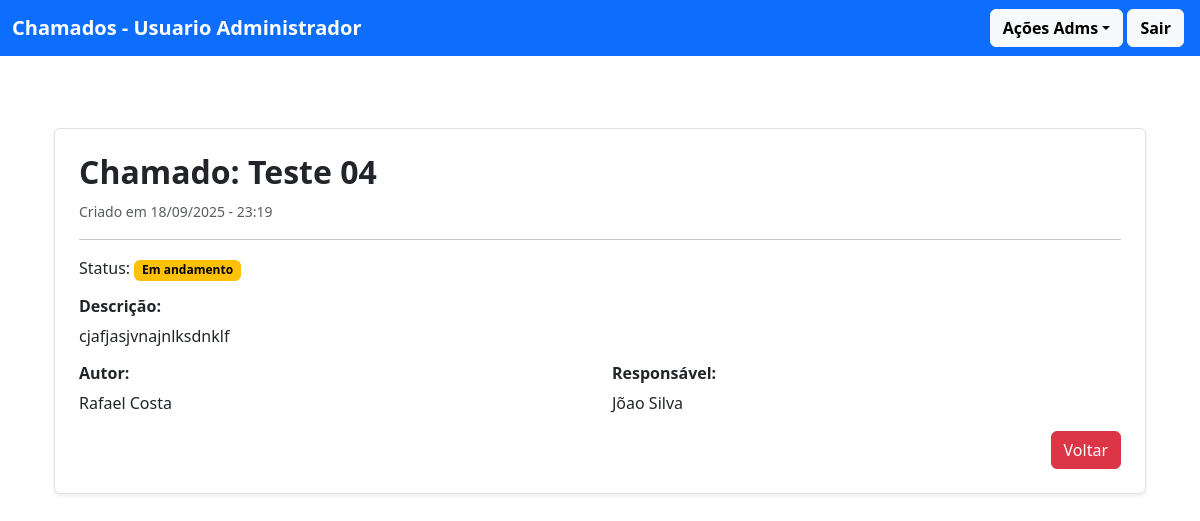
/ver_detalhes/4 (signed in), run on the app's committed database.
### chamado/models.py (models this page shows, shortened)
class Chamado(models.Model):
    STATUS = (
        ('nao_iniciado', 'Não iniciado'),
        ('em_andamento', 'Em andamento'),
        ('finalizado', 'Finalizado'),
        ('cancelado', 'Cancelado'),
    )
    titulo = models.CharField(max_length=255)
    data = models.DateTimeField()
    status = models.CharField(max_length=20, choices=STATUS, default="nao_iniciado")
    descricao = models.TextField()
    autor = models.ForeignKey(Perfil, on_delete=models.CASCADE, related_name='autor')
    responsavel = models.ForeignKey(Perfil, on_delete=models.CASCADE, related_name='responsavel')
    class Meta:
        ordering = ["-data"]

### usuario/models.py (models this page shows)
class Perfil(models.Model):
    user = models.OneToOneField(User, on_delete=models.CASCADE)
    nome_completo = models.CharField(max_length=255)
    adm = models.BooleanField(default=False)
    def __str__(self):
        return f"{self.nome_completo}"

### chamado/views.py (the view)
# urls.py: path('ver_detalhes/<int:id>', views.ver_detalhes, name="ver_detalhes"),
@login_required(login_url='/usuario/login/')
def ver_detalhes(request, id):
    chamado = get_object_or_404(Chamado, id=id)
    return render(request, 'adm/ver_detalhes.html', {'chamados': chamado})

### chamado/templates/adm/ver_detalhes.html (shortened to what this page needs)
{% extends "modelo.html" %}
{% block content %}
<div class="container py-4">
    <div class="border rounded p-4 shadow-sm bg-white">
        <h2 class="mb-2 fw-bold">Chamado: {{ chamados.titulo }}</h2>
        <div class="mb-3">
            <small class="text-muted">
                Criado em {{ chamados.data|date:'d/m/Y - H:i' }}
            </small>
        </div>
        <hr>
        <div class="mb-3">
            <p>Status: <span class="badge bg-warning text-black">{{ chamados.get_status_display }}</span></p>
        </div>
        <div class="mb-3">
            <h6 class="fw-bold">Descrição:</h6>
            <p>{{ chamados.descricao }}</p>
        </div>
        <div class="row">
            <div class="col-md-6">
                <h6 class="fw-bold">Autor:</h6>
                <p>{{ chamados.autor }}</p>
            </div>
            <div class="col-md-6">
                <h6 class="fw-bold">Responsável:</h6>
                <p>{{ chamados.responsavel }}</p>
            </div>
        </div>
        <div class="text-end">
            <button class="btn btn-danger" onclick="history.back()">Voltar</button>
        </div>
    </div>
</div>
{% endblock %}

### data on the page
Chamado: titulo "Teste 04", data "18/09/2025 - 23:19", status "Em andamento", descricao "cjafjasjvnajnlksdnklf", autor "Rafael Costa", responsavel "Jõao Silva"
